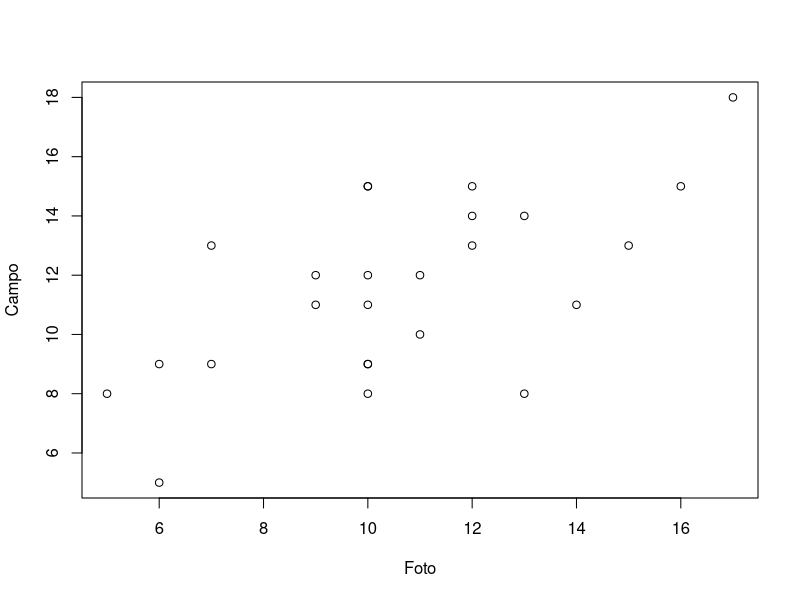
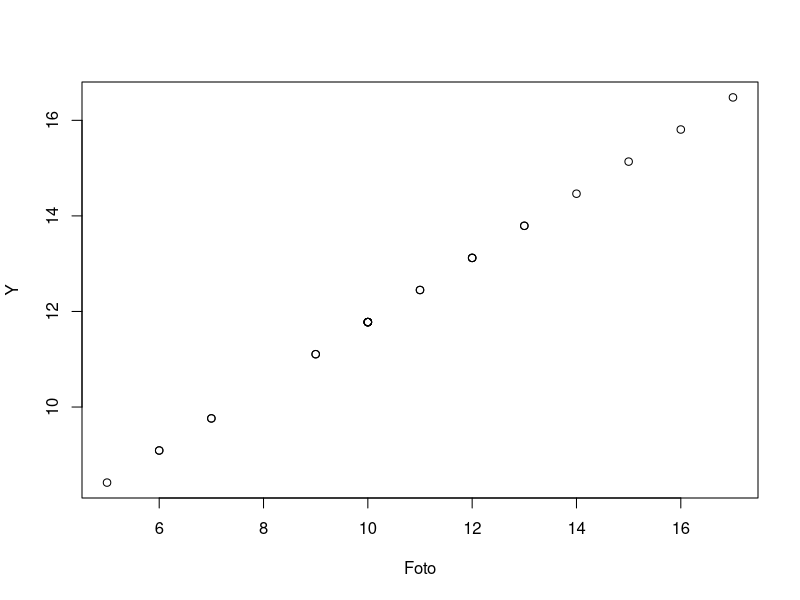

R code for these plots, in order:
#Ejemplo eficiente de estimación por regresión

Foto <- c(10, 12, 7, 13, 13, 6, 17, 16, 15, 10, 14, 12, 10, 5, 12, 10, 10, 9, 6, 11, 7, 9, 11, 10, 10)
Foto

Campo <- c(15, 14, 9, 14, 8, 5, 18, 15, 13, 15, 11, 15, 12, 8, 13, 9, 11, 12, 9, 12, 13, 11, 10, 9, 8)
Campo

#Estadísticas descriptivas

summary(Foto)
summary(Campo)

desvest_Foto = sd(Foto)
desvest_Foto

desvest_Campo = sd(Campo)
desvest_Campo

#Tenemos variable dependiente(Campo) e independiente(Foto)

modelo <- lm(Campo~Foto)
modelo                    #Campo = 5.0593 + 0.6718*Foto

#ANOVA (Análisis de la varianza)

anova(modelo)

#como el pivalium(Pr(>F)) es muy pequeño entonces existe una relación lineal entre Foto y Campo

plot(Foto, Campo)


Y = 5.0593 + 0.6718*Foto
plot(Foto, Y)

#La estimación por regresión de la media es

Estimador = 5.06 + 0.613*11.3
Estimador



#####################################################################################################################
#Cuando R>0.8 y 0.8>R>0.5, se dice que la relación es mejor y moderada, respectivamente
#Otro ejemplo

X <- c(1,2,3,4,5,6,7,8,9,10)
Y <- c(-100,100,500,-900,454,54,-852,114,5,-9)

#Estadísticas descriptivas

summary(X)
summary(Y)

desvest_X = sd(X)
desvest_X

desvest_Y = sd(Y)
desvest_Y

#Tenemos variable dependiente(Campo) e independiente(Foto)

modelo <- lm(Y~X)
modelo                    #Campo = 4.333 - 12.315*Foto

#ANOVA (Análisis de la varianza)

anova(modelo)

#En este ejemplo no hay relación lineal pues Pr(>F) = 0.8275

X <- c(1,2,3,4,5,6,7,8,9,10)
Y <- c(1,2,3,4,5,6,7,8,9,10)

#Estadísticas descriptivas

summary(X)
summary(Y)

desvest_X = sd(X)
desvest_X

desvest_Y = sd(Y)
desvest_Y

#Tenemos variable dependiente(Campo) e independiente(Foto)

modelo <- lm(Y~X)
modelo                    #Campo = 4.333 - 12.315*Foto

#ANOVA (Análisis de la varianza)

anova(modelo)

#En este ejemplo no hay relación lineal pues Pr(>F) = 0.8275
